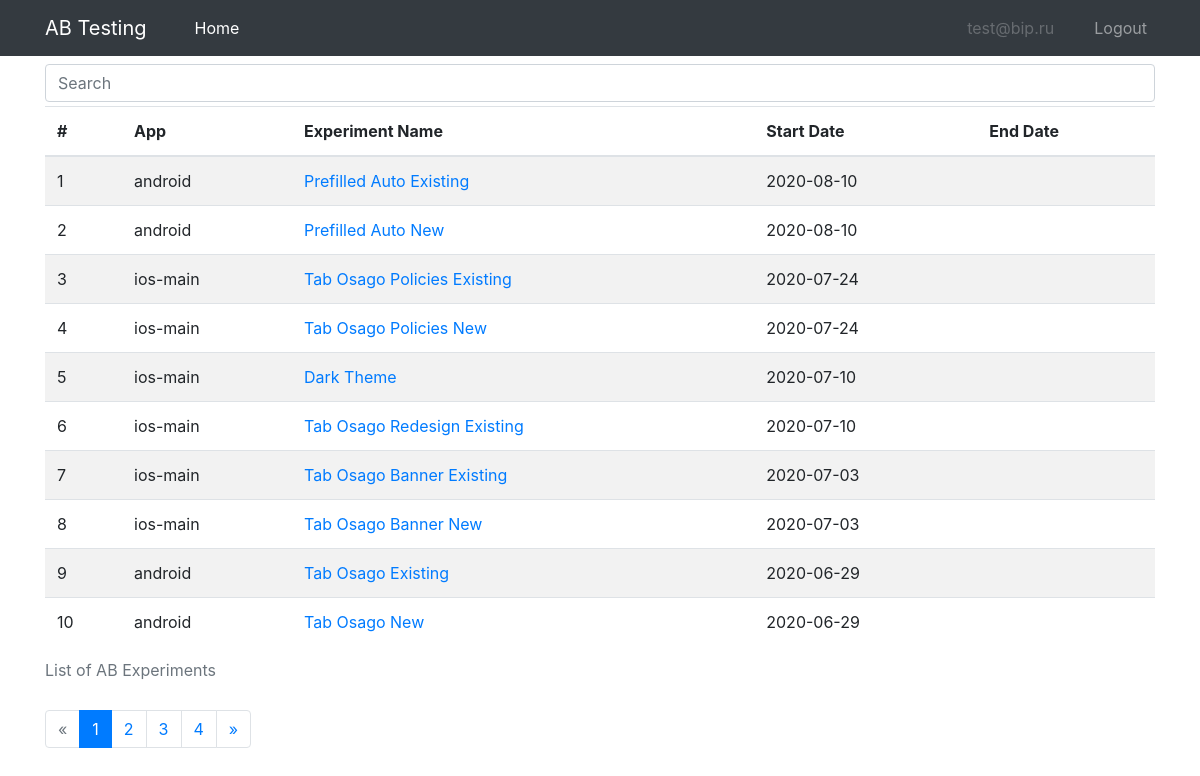
The page /index (signed in) on the database its author committed.
### models.py (models this page shows, shortened)
class User(UserMixin, db.Model):
    id = db.Column(db.Integer, primary_key=True)
    email = db.Column(db.String(120), index=True, unique=True)
    password_hash = db.Column(db.String(128))
    is_admin = db.Column(db.Boolean, unique=False, default=False)

class ABExperiment(db.Model):
    __tablename__ = "experiment"
    __table_args__ = (db.UniqueConstraint('app_id', 'name', name="unique_constraint_app_exp"), )
    id = db.Column(db.Integer, primary_key=True)
    app_id = db.Column(db.Integer, db.ForeignKey("app.id"))
    name = db.Column(db.String(120), index=True)
    description = db.Column(db.Text)
    metrics = db.Column(db.Text)
    start_date = db.Column(db.Date)
    end_date = db.Column(db.Date)
    options = db.relationship('ABOption', backref='experiment') # cascade="all, delete-orphan"
    @property
    def clean_name(self):
        clean_name = " ".join(
            [i.capitalize() for i in self.name.split("_") if i not in ("exp", "ios", "android")]
        )
        return clean_name

class App(db.Model):
    __tablename__ = "app"
    id = db.Column(db.Integer, primary_key=True)
    name = db.Column(db.String(120), index=True, unique=True)
    experiments = db.relationship('ABExperiment', backref='app')

### ab/ab.py (the view)
@bp.route("/")
@bp.route("/index")
@login_required
def index():
    page = request.args.get("page", default=1, type=int)
    q = request.args.get("q", default="")
    exp_pagination = ABExperiment.query \
        .join(App, ABExperiment.app_id == App.id) \
        .filter(
            (ABExperiment.name.like(f"%{q}%")) | (App.name.like(f"%{q}%"))
        ) \
        .order_by(ABExperiment.start_date.desc(), ABExperiment.name) \
        .limit(100).from_self() \
        .paginate(page=page, per_page=10)
    return render_template("ab/ab_list.html", exp_pagination=exp_pagination, q=q, active_link="home")

### main.py (called while the page is built)
@login.user_loader
def load_user(id):
    return User.query.get(int(id))

### templates/ab/ab_list.html (shortened to what this page needs)
{% extends "base.html" %}
{% from "macros/_pagination.html" import render_pagination %}
{% block content %}
<div class="container">
    <form action="{{ url_for('ab.index') }}" method="GET">
        <div class="form-group mt-2 mb-1">
            <input class="form-control" type="text" name="q" placeholder="Search" aria-label="Search">
        </div>
    </form>
    {% if exp_pagination %}
    <table class="table table-hover table-striped">
        <caption>List of AB Experiments</caption>
        <thead>
            <tr>
                <th scope="col">#</th>
                <th scope="col">App</th>
                <th scope="col">Experiment Name</th>
                <th scope="col">Start Date</th>
                <th scope="col">End Date</th>
            </tr>
        </thead>
        {% for exp in exp_pagination.items %}
        <tr>
            <td>{{ loop.index + ((exp_pagination.page - 1) * exp_pagination.per_page) }}</td>
            <td>{{ exp.app.name }}</td>
            <td><a href="{{ url_for('ab.detail', exp_name=exp.name) }}">{{ exp.clean_name }}</a></td>
            <td>{{ exp.start_date }}</td>
            <td>
            </td>
        </tr>
        {% endfor %}
    </table>
    {{ render_pagination(exp_pagination, endpoint='ab.index', q=q) }}
    {% endif %}
</div>
{% endblock %}

### templates/base.html (shortened to what this page needs)
<!DOCTYPE html>
<html>
    <head>
        <link rel="stylesheet" href="https://stackpath.bootstrapcdn.com/bootstrap/4.5.0/css/bootstrap.min.css">
        <link rel="stylesheet" href="https://stackpath.bootstrapcdn.com/font-awesome/4.7.0/css/font-awesome.min.css">
        <link rel="stylesheet" type="text/css" href="{{ url_for('static', filename='css/style.css') }}">
    </head>
    <body>
    <nav class="navbar navbar-expand-md navbar-dark bg-dark fixed-top">
        <div class="container">
            <a class="navbar-brand" href="{{ url_for('ab.index') }}">AB Testing</a>
            <div class="collapse navbar-collapse" id="navbarCollapse">
                <ul class="navbar-nav mr-auto">
                    <li class="nav-item {{ 'active' if active_link == 'home' else None }} ml-4">
                        <a class="nav-link" href="{{ url_for('ab.index') }}">Home</a>
                    </li>
                </ul>
                <ul class="navbar-nav ml-auto">
                {% if current_user.is_authenticated %}
                    <li class="nav-item mr-4">
                    <a class="nav-link disabled">{{ current_user.email }}</a>
                    </li>
                    <li class="nav-item">
                    <a class="nav-link" href="{{ url_for('auth.logout') }}">Logout</a>
                    </li>
                {% endif %}
                </ul>
            </div>
        </div>
    </nav>
    {% block content %}
    {% endblock %}
    </body>
</html>

### templates/macros/_pagination.html
{% macro render_pagination(pagination, endpoint, q) %}
<nav aria-label="Page navigation example">
    <ul class="pagination">
        {% if pagination.has_prev %}
            {% if q and q != "" %}
                <li class="page-item"><a class="page-link" href="{{ url_for(endpoint, page=pagination.prev_num, q=q) }}">&laquo;</a></li>
            {% else %}
                <li class="page-item"><a class="page-link" href="{{ url_for(endpoint, page=pagination.prev_num) }}">&laquo;</a></li>
            {% endif %}
        {% else %}
            <li class="page-item disabled"><a class="page-link" href="#">&laquo;</a></li>
        {% endif %}
        {% for page in pagination.iter_pages() %}
            {% if page %}
                {% if page != pagination.page %}
                    {% if q and q != "" %}
                        <li class="page-item"><a class="page-link" href="{{ url_for(endpoint, page=page, q=q) }}">{{ page }}</a></li>
                    {% else %}
                        <li class="page-item"><a class="page-link" href="{{ url_for(endpoint, page=page) }}">{{ page }}</a></li>
                    {% endif %}
                {% else %}
                    <li class="page-item active"><span class="page-link">{{ page }}</span></li>
                {% endif %}
            {% endif %}
        {% endfor %}
        {% if pagination.has_next %}
            {% if q and q != "" %}
                <li class="page-item"><a class="page-link" href="{{ url_for(endpoint, q=q, page=pagination.next_num) }}">&raquo;</a></li>
            {% else %}
                <li class="page-item"><a class="page-link" href="{{ url_for(endpoint, page=pagination.next_num) }}">&raquo;</a></li>
            {% endif %}
        {% else %}
            <li class="page-item disabled"><a class="page-link" href="#">&raquo;</a></li>
        {% endif %}
    </ul>
</nav>
{% endmacro %}

### static/css/style.css (style rules this page uses)
body { padding-top: 3.5rem; }

### rows shown on the page
User: email "test@bip.ru"
ABExperiment: app.name "android", clean_name "Prefilled Auto Existing", start_date "2020-08-10"
ABExperiment: app.name "android", clean_name "Prefilled Auto New", start_date "2020-08-10"
ABExperiment: app.name "ios-main", clean_name "Tab Osago Policies Existing", start_date "2020-07-24"
ABExperiment: app.name "ios-main", clean_name "Tab Osago Policies New", start_date "2020-07-24"
ABExperiment: app.name "ios-main", clean_name "Dark Theme", start_date "2020-07-10"
ABExperiment: app.name "ios-main", clean_name "Tab Osago Redesign Existing", start_date "2020-07-10"
ABExperiment: app.name "ios-main", clean_name "Tab Osago Banner Existing", start_date "2020-07-03"
ABExperiment: app.name "ios-main", clean_name "Tab Osago Banner New", start_date "2020-07-03"
ABExperiment: app.name "android", clean_name "Tab Osago Existing", start_date "2020-06-29"
ABExperiment: app.name "android", clean_name "Tab Osago New", start_date "2020-06-29"

### other values the page prints
{{ page }} "1"
{{ page }} "2" "3" "4"
